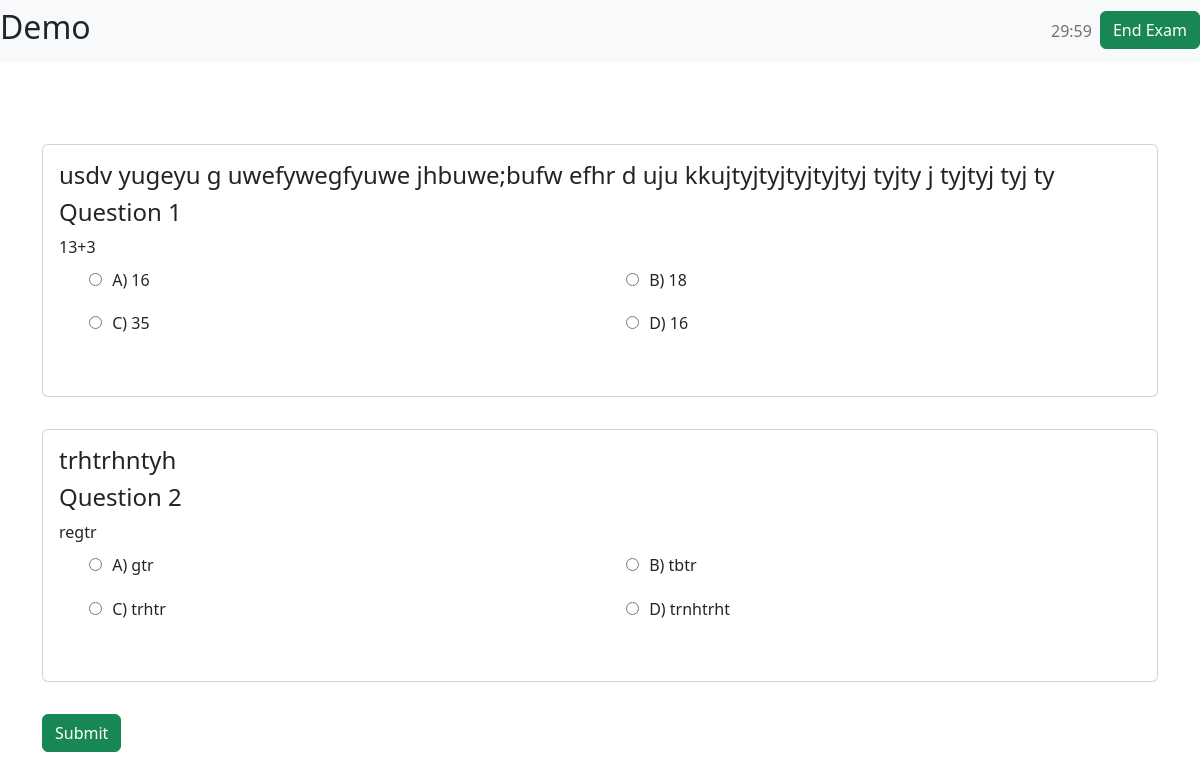
/demo/, run on the app's committed database.
### exam/models.py (models this page shows)
class Demo(models.Model):
    essay=models.TextField()
    Quest=models.TextField()
    op1=models.CharField(max_length=100)
    op2=models.CharField(max_length=100)
    op3=models.CharField(max_length=100)
    op4=models.CharField(max_length=100)

### exam/views.py (the view)
# urls.py: path('demo/',views.demo,name='demo'),
def demo(request):
    demo=Demo.objects.all()
    context={
        "demo":demo
    }
    return render(request,"exam/demo.html",context)

### exam/templates/exam/demo.html (shortened to what this page needs)
<!DOCTYPE html>
<html lang="en">
<head>
    {% load static %}
    <link href="https://cdn.jsdelivr.net/npm/bootstrap@5.2.2/dist/css/bootstrap.min.css" rel="stylesheet">
    <link rel="stylesheet" href="{% static 'exam/css/index.css' %}">
</head>
<body>
    <header class="container ">
        <nav class="navbar navbar-expand-sm bg-light justify-content-space-around">
            <h2>Demo</h2>
            <ul class="navbar-nav">
                <li class="nav-item">
                    <a class="nav-link timer" href="" id="timer"></a>
                </li>
                <a href=""><button class="btn btn-success" onClick="getanswer();" data-bs-toggle="modal" data-bs-target="#staticBackdrop">End Exam</button></a>
            </ul>
        </nav>
    </header>
    <main>
        <div class="container mt-5">
            <div class="container-wrapper pt-5">
                {% for m in demo %}
                <div class="card">
                    <div class="card-body">
                        <h4>{{m.essay}}</h4>
                        <h4>Question {{m.pk}}</h4>
                        <div class="card-text">
                                {{m.Quest}}
                                <ul class="row">
                                    <li class="col-md-6 rb">
                                        <input type="radio" value="{{m.op1}}" name='{{m.pk}}'>
                                        <label for="a">A) {{m.op1}}</label>
                                    </li>
                                    <li class="col-md-6 rb">
                                        <input type="radio" value="{{m.op2}}" name='{{m.pk}}'>
                                        <label for="b">B) {{m.op2}}</label>
                                    </li>
                                    <li class="col-md-6 rb">
                                        <input type="radio" value="{{m.op3}}" name='{{m.pk}}'>
                                        <label for="c">C) {{m.op3}}</label>
                                    </li>
                                    <li class="col-md-6 rb">
                                        <input type="radio" value="{{m.op4}}" name='{{m.pk}}'>
                                        <label for="d">D) {{m.op4}}</label>
                                    </li>
                                    <li class="col-md-6 rb">
                                    </li>
                                </ul>
                        </div>
                    </div>
                </div>
                {% endfor%}
                <a href="{% url 'home' %}"><button class="btn btn-success" value="submit" id="b1" onClick="getanswer();">Submit</button></a>
            </div>
        </div>
    </main>
</body>
</html>

### exam/static/exam/css/index.css (style rules this page uses)
body { margin-top: 2rem; }
.navbar { justify-content: space-between; width: 100%; position: fixed; left: 0; top: 0; z-index: 100; }
.navbar .navbar-nav { justify-content: space-around; }
.container-wrapper { margin-top: 4rem; }
.nav-item { padding-left: 3rem; }
.card { margin: 2rem 0; }
.row { list-style-type: none; }
label { padding-left: .4rem; }
.col-md-6 { padding: .6rem; }

### data on the page
Demo: essay "usdv yugeyu g uwefywegfyuwe jhbuwe;bufw efhr d uju kkujtyjtyjtyjtyjtyj tyjty j tyjtyj tyj ty", pk "1", Quest "13+3", op1 "16", op2 "18", op3 "35", op4 "16"
Demo: essay "trhtrhntyh", pk "2", Quest "regtr", op1 "gtr", op2 "tbtr", op3 "trhtr", op4 "trnhtrht"
